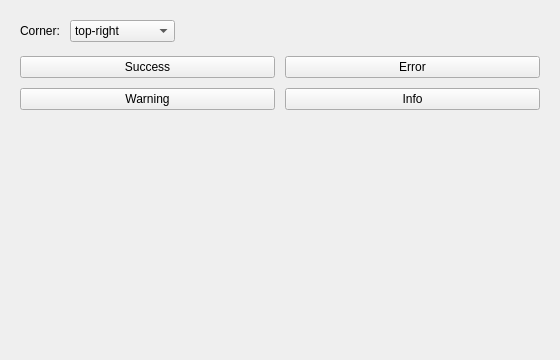
<?xml version='1.0' encoding='utf-8'?>
<ui version="4.0">
 <class>MainWindow</class>
 <widget class="QMainWindow" name="MainWindow">
  <property name="geometry">
   <rect>
    <x>0</x>
    <y>0</y>
    <width>560</width>
    <height>360</height>
   </rect>
  </property>
  <property name="windowTitle">
   <string>QCustomToast Example</string>
  </property>
  <widget class="QWidget" name="centralwidget">
   <layout class="QVBoxLayout" name="rootLayout">
    <property name="spacing">
     <number>14</number>
    </property>
    <property name="leftMargin">
     <number>20</number>
    </property>
    <property name="topMargin">
     <number>20</number>
    </property>
    <property name="rightMargin">
     <number>20</number>
    </property>
    <property name="bottomMargin">
     <number>20</number>
    </property>
    <item>
     <layout class="QHBoxLayout" name="cornerRow">
      <property name="spacing">
       <number>10</number>
      </property>
      <item>
       <widget class="QLabel" name="cornerLabel">
        <property name="text">
         <string>Corner:</string>
        </property>
       </widget>
      </item>
      <item>
       <widget class="QComboBox" name="pos">
        <item>
         <property name="text">
          <string>top-right</string>
         </property>
        </item>
        <item>
         <property name="text">
          <string>top-left</string>
         </property>
        </item>
        <item>
         <property name="text">
          <string>bottom-right</string>
         </property>
        </item>
        <item>
         <property name="text">
          <string>bottom-left</string>
         </property>
        </item>
        <item>
         <property name="text">
          <string>top-center</string>
         </property>
        </item>
        <item>
         <property name="text">
          <string>bottom-center</string>
         </property>
        </item>
       </widget>
      </item>
      <item>
       <spacer name="cornerSpacer">
        <property name="orientation">
         <enum>Qt::Horizontal</enum>
        </property>
        <property name="sizeHint" stdset="0">
         <size>
          <width>40</width>
          <height>20</height>
         </size>
        </property>
       </spacer>
      </item>
     </layout>
    </item>
    <item>
     <layout class="QGridLayout" name="buttonGrid">
      <property name="horizontalSpacing">
       <number>10</number>
      </property>
      <property name="verticalSpacing">
       <number>10</number>
      </property>
      <item row="0" column="0">
       <widget class="QCustomQPushButton" name="successBtn">
        <property name="text">
         <string>Success</string>
        </property>
        <property name="variant" stdset="0">
         <string>success</string>
        </property>
       </widget>
      </item>
      <item row="0" column="1">
       <widget class="QCustomQPushButton" name="errorBtn">
        <property name="text">
         <string>Error</string>
        </property>
        <property name="variant" stdset="0">
         <string>secondary</string>
        </property>
       </widget>
      </item>
      <item row="1" column="0">
       <widget class="QCustomQPushButton" name="warningBtn">
        <property name="text">
         <string>Warning</string>
        </property>
        <property name="variant" stdset="0">
         <string>secondary</string>
        </property>
       </widget>
      </item>
      <item row="1" column="1">
       <widget class="QCustomQPushButton" name="infoBtn">
        <property name="text">
         <string>Info</string>
        </property>
        <property name="variant" stdset="0">
         <string>primary</string>
        </property>
       </widget>
      </item>
     </layout>
    </item>
    <item>
     <spacer name="bottomSpacer">
      <property name="orientation">
       <enum>Qt::Vertical</enum>
      </property>
      <property name="sizeHint" stdset="0">
       <size>
        <width>20</width>
        <height>40</height>
       </size>
      </property>
     </spacer>
    </item>
   </layout>
  </widget>
 </widget>
 <customwidgets>
  <customwidget>
   <class>QCustomQPushButton</class>
   <extends>QPushButton</extends>
   <header>Custom_Widgets.QCustomQPushButton</header>
  </customwidget>
 <customwidget><class>QPushButton</class><extends>QPushButton</extends><header location="global">Custom_Widgets.Theme.h</header><container>1</container></customwidget><customwidget><class>QLabel</class><extends>QLabel</extends><header location="global">Custom_Widgets.Theme.h</header><container>1</container></customwidget></customwidgets>
 <connections />
</ui>
